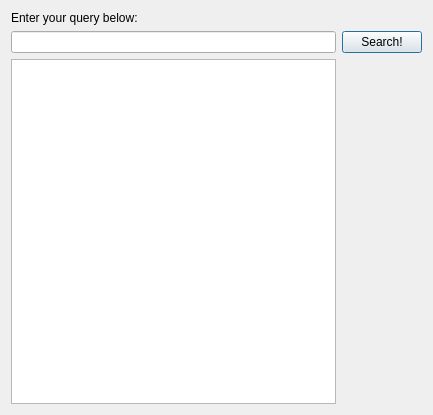
<?xml version="1.0" encoding="UTF-8"?>
<ui version="4.0">
 <class>Dialog</class>
 <widget class="QDialog" name="Dialog">
  <property name="geometry">
   <rect>
    <x>0</x>
    <y>0</y>
    <width>433</width>
    <height>415</height>
   </rect>
  </property>
  <property name="windowTitle">
   <string>Dialog</string>
  </property>
  <layout class="QGridLayout" name="gridLayout">
   <item row="1" column="0">
    <widget class="QLineEdit" name="lineEdit"/>
   </item>
   <item row="1" column="1">
    <widget class="QPushButton" name="searchBtn">
     <property name="text">
      <string>Search!</string>
     </property>
    </widget>
   </item>
   <item row="0" column="0">
    <widget class="QLabel" name="label">
     <property name="text">
      <string>Enter your query below:</string>
     </property>
    </widget>
   </item>
   <item row="2" column="0">
    <widget class="QTextBrowser" name="textBrowser"/>
   </item>
  </layout>
 </widget>
 <resources>
  <include location="whitegirl.qrc"/>
 </resources>
 <connections/>
</ui>
